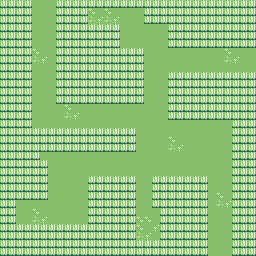

Tiled map render using the project's own tile images. Description and the whole map definition, tile-layer contents included, below:
An orthogonal 32x32 tile map with 8x8 px tiles, 1 tile layer (Tile Layer 1).

<map version="1.2" tiledversion="1.3.2" orientation="orthogonal" renderorder="right-down" compressionlevel="-1" width="32" height="32" tilewidth="8" tileheight="8" infinite="0" nextlayerid="2" nextobjectid="1">
 <tileset firstgid="1" source="re-pear_tiled.tsx" />
 <layer id="1" name="Tile Layer 1" width="32" height="32">
  <data encoding="csv">
23,23,23,23,2,2,2,23,23,23,23,23,23,23,23,23,23,23,23,23,23,23,23,23,23,23,23,23,23,23,23,23,
23,23,23,23,2,2,2,23,23,23,23,1,2,1,2,2,2,2,23,23,23,23,23,23,23,23,23,23,23,23,23,23,
23,23,23,23,2,2,2,23,23,23,23,9,10,9,10,2,2,2,23,23,23,23,23,23,23,23,23,23,23,23,23,23,
23,23,23,23,2,2,2,23,23,23,23,23,23,23,23,2,2,2,2,2,2,23,23,23,23,23,23,23,23,23,23,23,
23,23,23,23,2,2,2,23,23,23,23,23,23,23,23,2,2,2,2,2,2,23,23,23,23,23,23,23,23,23,23,23,
23,23,23,23,2,2,2,23,23,23,23,23,23,23,23,2,2,2,2,2,2,23,23,23,23,23,23,23,23,23,23,23,
23,23,23,23,1,2,2,23,23,23,23,23,23,23,23,23,23,23,2,2,2,2,2,2,2,2,2,2,1,2,2,2,
23,23,23,23,9,10,2,23,23,23,23,23,23,23,23,23,23,23,2,2,2,2,2,2,2,2,2,2,9,10,2,2,
23,23,23,23,2,2,2,23,23,23,23,23,23,23,23,23,23,23,2,2,2,2,2,2,2,2,2,2,2,2,2,2,
23,23,23,23,2,2,2,23,23,23,23,23,23,23,23,23,23,23,2,2,2,23,23,23,23,23,23,23,23,23,23,23,
23,23,23,23,2,2,2,23,23,23,23,23,23,23,23,23,23,23,2,2,2,23,23,23,23,23,23,23,23,23,23,23,
23,23,23,23,2,2,2,23,23,23,23,23,23,23,23,23,23,23,2,2,2,23,23,23,23,23,23,23,23,23,23,23,
23,23,23,23,2,2,2,23,23,23,23,23,23,23,23,23,23,23,2,2,2,23,23,23,23,23,23,23,23,23,23,23,
23,23,23,23,2,2,2,2,1,2,2,2,2,2,2,2,2,2,2,2,2,23,23,23,23,23,23,23,23,23,23,23,
23,23,23,23,2,2,2,2,9,10,2,2,2,2,2,2,2,2,2,2,2,23,23,23,23,23,23,23,23,23,23,23,
23,23,23,23,2,2,2,2,2,2,2,2,2,2,2,2,2,2,2,2,2,2,2,2,2,2,2,2,2,23,23,23,
23,23,23,23,23,23,23,23,23,23,23,23,23,23,23,23,23,2,2,2,2,2,2,2,2,2,2,2,2,23,23,23,
23,23,23,23,23,23,23,23,23,23,23,23,23,23,23,23,23,2,2,2,2,1,2,2,2,2,2,2,2,23,23,23,
23,23,23,23,23,23,23,23,23,23,23,23,23,23,23,23,23,2,2,2,2,9,10,2,2,2,2,2,2,23,23,23,
23,23,23,23,23,2,2,2,2,2,2,2,2,2,2,2,2,2,2,2,2,2,2,2,2,2,2,2,2,23,23,23,
23,23,23,23,23,23,2,2,2,2,2,2,2,2,2,2,2,2,2,2,2,2,2,2,2,2,2,2,2,23,23,23,
23,23,23,23,23,23,2,2,2,2,2,2,2,2,2,2,2,2,2,2,2,2,2,2,2,2,2,2,2,23,23,23,
23,23,23,23,23,23,2,2,2,2,2,23,23,23,23,23,23,2,2,23,23,23,23,23,23,23,2,2,2,23,23,23,
23,23,23,23,23,23,2,2,2,2,2,23,23,23,23,23,23,2,2,23,23,23,23,23,23,23,2,2,2,23,23,23,
23,23,23,23,23,23,2,2,2,2,2,23,23,23,23,23,23,2,2,23,23,23,23,23,23,23,2,1,2,23,23,23,
23,23,2,2,2,2,2,2,2,2,2,23,23,23,23,23,23,2,2,23,23,23,23,23,23,23,2,9,10,23,23,23,
23,23,2,2,1,2,2,2,2,2,2,23,23,23,23,23,23,2,2,2,23,23,23,23,23,23,2,2,2,23,23,23,
23,23,2,2,9,10,2,2,2,2,2,23,23,23,23,23,23,1,1,2,23,23,23,23,23,23,2,2,2,23,23,23,
23,23,23,23,23,23,23,23,23,23,23,23,23,23,23,23,23,1,2,10,23,23,23,23,23,23,2,2,2,23,23,23,
23,23,23,23,23,23,23,23,23,23,23,23,23,23,23,23,23,9,10,2,23,23,23,23,23,23,2,2,2,23,23,23,
23,23,23,23,23,23,23,23,23,23,23,23,23,23,23,23,23,23,23,23,23,23,23,23,23,23,2,2,2,23,23,23,
23,23,23,23,23,23,23,23,23,23,23,23,23,23,23,23,23,23,23,23,23,23,23,23,23,23,2,2,2,23,23,23
</data>
 </layer>
</map>
